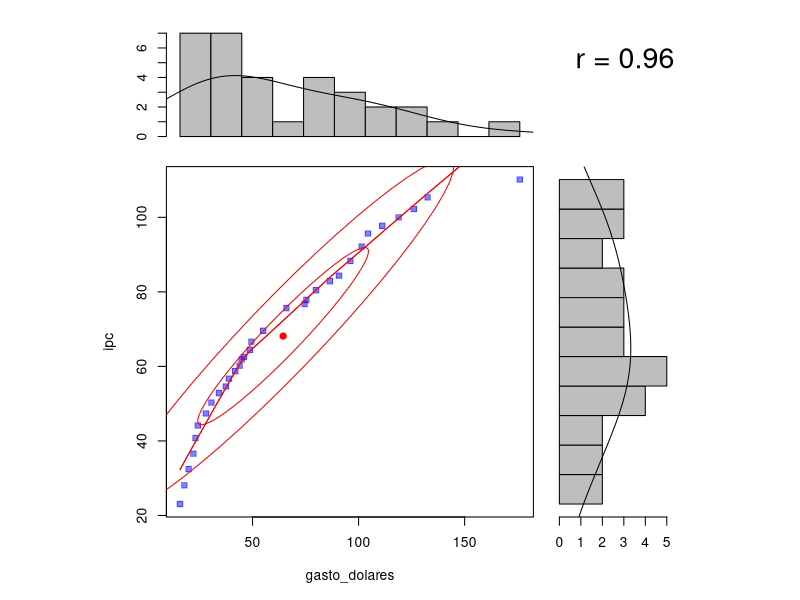
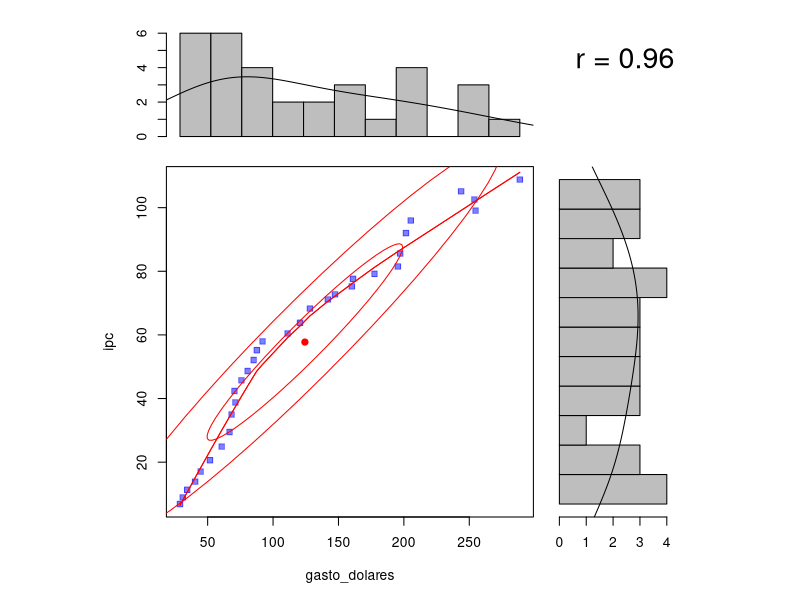
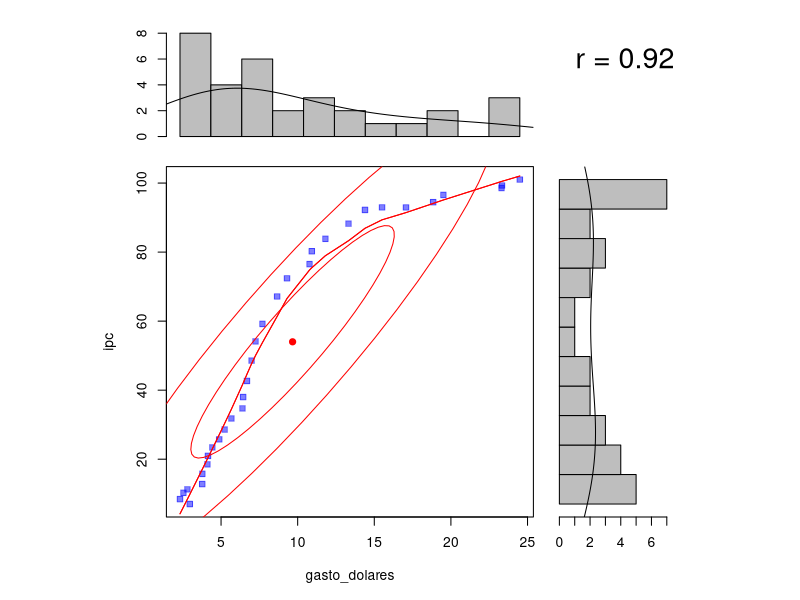
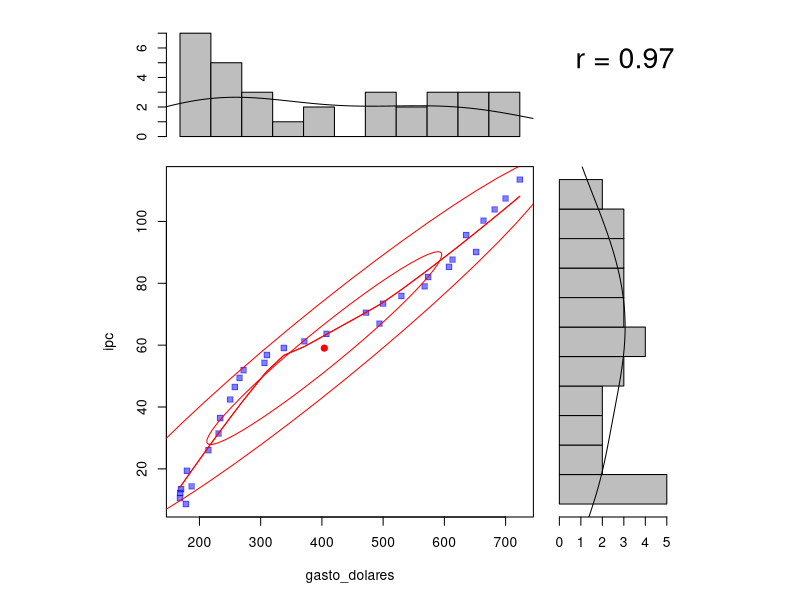

These figures' R source, in order:
################################################
####           Proyecto Final               ####
####         Ana Leticia Ibarra             ####
####         Ana Gabriela Ibarra            ####
####           Angelo Mazzocca              ####
####            Reysbel Ramos               ####
####            Sinai Suarez                ####
################################################

# Prueba 2. Equipo: Mazzocca, Ramos, Suarez
# Relacion entre IPC y Gasto Publico (% de PIB) de miembros del OCDE de LAC


# Paquetes ----------------------------------------------------------------

library(tidyverse)
library(dplyr)
library(readxl)
library(psych)
library(patchwork)


# Parte 1: Importar datos -------------------------------------------------

# Cambiamos al directorio donde tenemos los datasets

getwd()
#setwd('..')
#setwd("prueba2/dsci-prueba2/datasets") #Directorio donde tenemos el archivo

# Importamos los datasets a usar

#setwd('DSci-ALIL/proyecto/dsci-proyecto-final/datasets')

raw_data <- read_excel("WEO_Data.xlsx")


raw_data <- raw_data[,c(1:2, 6:37)] %>% 
  rename('descriptor' = 'Subject Descriptor') %>% 
  mutate(descriptor = recode(descriptor, 
                             'Inflation, average consumer prices' = 'ipc',
                             'Implied PPP conversion rate' = 'ppp',
                             'Population' = 'poblacion',
                             'General government total expenditure' = 'gasto_ml'))



data <- na.omit(raw_data)

# Elaboracion tabla1 para analisis grafico

data1 <- data %>%
  pivot_longer(cols = `1990`:`2021`,
               names_to = "Ano",
               values_to = "obs")

clean_data <- pivot_wider(data1,names_from='descriptor', values_from='obs') %>%
  mutate(gasto_ml = str_replace_all(gasto_ml, "[,.]", ""),
         ppp = str_replace_all(ppp, "[,.]", ""),) %>%
  transform(Country = as.factor(Country),
            Ano = as.double(Ano),
            ppp = as.numeric(ppp),
            ipc = as.numeric(ipc),
            poblacion = as.numeric(poblacion),
            gasto_ml = as.numeric(gasto_ml)) %>% 
  mutate(gasto_ml = gasto_ml/10^3,
         ppp = ppp/10^3,
         poblacion = poblacion/10^3,
         ipc = ipc/10^3)  %>%
  mutate(gasto_dolares = gasto_ml/ppp)  

# Parte 2: Análisis -------------------------------------------------------

# Regresión mínimos cuadrados ordinarios

# Se desea conocer cómo el gasto explica el ipc

reg_ipc_gasto <- lm(ipc~gasto_dolares, clean_data)

sum(reg_ipc_gasto$coefficients)


# Un incremento de 1 unidad (mil millones de dolares) implica un aumento del ipc del 0.06546

# Para Chile
cd_chile <- clean_data %>% filter(Country == 'Chile')
reg_ipc_gasto_cl <- lm(ipc~gasto_dolares, cd_chile)

# Un incremento de 1 unidad (mil millones de dolares) implica un aumento del ipc del 0.5658


# Para Colombia
cd_colombia <- clean_data %>% filter(Country == 'Colombia')
reg_ipc_gasto_col <- lm(ipc~gasto_dolares, cd_colombia)

# Un incremento de 1 unidad (mil millones de dolares) implica un aumento del ipc del 0.3984



# Para Costa Rica
cd_costa_rica <- clean_data %>% filter(Country == 'Costa Rica')
reg_ipc_gasto_cr <- lm(ipc~gasto_dolares, cd_costa_rica)

# Un incremento de 1 unidad (mil millones de dolares) implica un aumento del ipc del 4.674
# IPC más sensible al gasto


# Para Mexico

cd_mexico <- clean_data %>% filter(Country == 'Mexico')
reg_ipc_gasto_mex <- lm(ipc~gasto_dolares, cd_mexico)

# Un incremento de 1 unidad (mil millones de dolares) implica un aumento del ipc del 0.1574

# En un gráfico veremos más a detalle el tema del COVID


# Parte 3: Gráficos -------------------------------------------------------
# clean_data %>%
#   ggplot(aes(Ano, gasto_dolares, color = as.factor(Country), group = 1)) + 
#   geom_line() + ggtitle("Gasto (%PIB) de los Paises OCDE en LATAM")

gasto_grf <- clean_data %>%
  ggplot(aes(Ano, gasto_dolares, color = Country)) + 
  geom_line() + ggtitle("Gasto de los Paises OCDE en LATAM")

# Para Chile

scatter_cl <-clean_data %>% 
  filter(Country == 'Chile')

rownames(scatter_cl) <-scatter_cl$Ano

scatterHist(scatter_cl[c("gasto_dolares", "ipc")])

# Para Colombia

scatter_col <-clean_data %>% 
  filter(Country == 'Colombia')

rownames(scatter_col) <-scatter_col$Ano

scatterHist(scatter_col[c("gasto_dolares", "ipc")])

# Para Costa Rica

scatter_cr <-clean_data %>% 
  filter(Country == 'Costa Rica')

rownames(scatter_cr) <-scatter_cr$Ano

scatterHist(scatter_cr[c("gasto_dolares", "ipc")])

# Para Mexico

scatter_mx <-clean_data %>% 
  filter(Country == 'Mexico')

rownames(scatter_mx) <-scatter_mx$Ano

scatterHist(scatter_mx[c("gasto_dolares", "ipc")])

